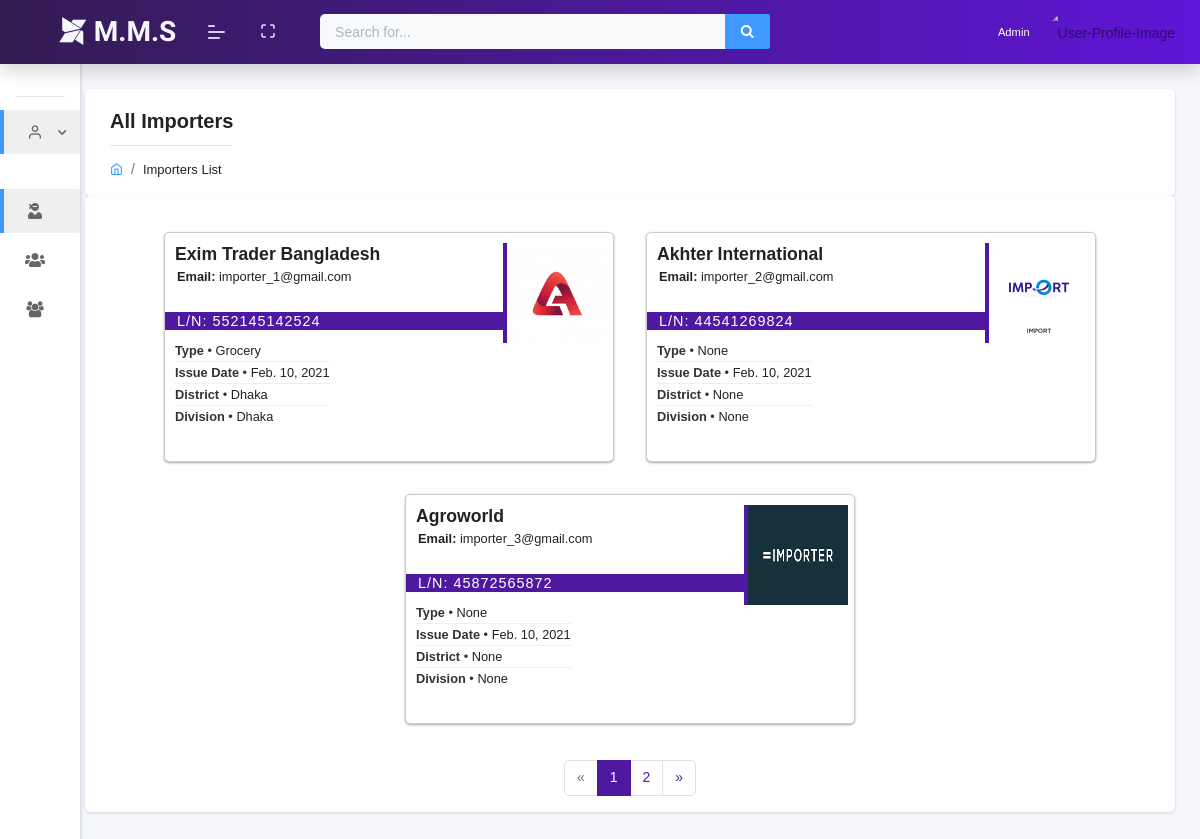
Screenshot of /users/importer/ with the database file from the repository.
### accounts/models.py (models this page shows, shortened)
class User(AbstractUser):
    username = models.CharField(unique=True, max_length=50, error_messages={
        'unique': "A user with that name already exists.",
    })
    email = models.EmailField(unique=True, blank=False, error_messages={
        'unique': "A user with that email already exists."})
    trade_license_no = models.PositiveBigIntegerField(unique=True, null=True, blank=False,
                                                      error_messages={'unique': "A user with that trade license is already exists.",
                                                                      })
    role = models.CharField(choices=ROLE, max_length=15, error_messages={
        'required': "Role must be provided"
    })
    signed_up = models.DateField(default=date.today)
    USERNAME_FIELD = "email"
    REQUIRED_FIELDS = ['username', ]
    objects = UserManager()

class UserProfile(models.Model):
    user = models.OneToOneField(
        User, on_delete=models.CASCADE, primary_key=True)
    image = models.ImageField(blank=True, null=True,
                              default='avatar.png', upload_to='profile_pics')
    division = models.CharField(
        max_length=30, null=True, blank=True)
    district = models.CharField(
        max_length=30, null=True, blank=True)
    upazila = models.CharField(
        max_length=30, null=True, blank=True)
    industry_type = models.CharField(max_length=100, null=True, blank=True)
    objects = UserProfileManager()

### accounts/views.py (the view)
# urls.py: path('users/<str:role>/', ListOfUsersView.as_view(), name='user-type-view'),
class ListOfUsersView(ListView):
    model = User
    template_name = 'accounts/users.html'
    context_object_name = 'users'
    paginate_by = 3
    def get_queryset(self):
        self.role = self.kwargs['role']
        return self.model.objects.filter(role=self.role)
    def get_context_data(self, **kwargs):
        context = super(ListView, self).get_context_data(**kwargs)
        context['role'] = self.kwargs['role'].capitalize()+'s'
        return context

### templates/accounts/users.html (shortened to what this page needs)
{% extends "layouts/base.html" %} {% load static %}
{% block stylesheets %}
<link rel="stylesheet" href="{% static 'css/accounts/style.css' %}" />
{% endblock stylesheets %}
{% block content %}
<div class="page-header mb-0">
  <div class="page-block">
    <div class="row align-items-center">
      <div class="col-md-12">
        <div class="page-header-title d-flex justify-content-between">
          <h5 class="m-b-10">All {{ role }}</h5>
        </div>
        <ul class="breadcrumb">
          <li class="breadcrumb-item">
            <a href="{% url 'accounts:home' %}"
              ><i class="feather icon-home"></i
            ></a>
          </li>
          <li class="breadcrumb-item"><a href="#">{{ role }} List</a></li>
        </ul>
      </div>
    </div>
  </div>
</div>
<div class="profiles">
  <div class="card">
    <div class="card-body row" style="justify-content: center">
      {% for user in users %}
      <div class="id-card col-3 m-3">
        <div class="id-card-photo">
          <img src="{{user.userprofile.image.url}}" id="id-card-photo" />
        </div>
        <div class="id-card-title">
          <span class="title-name">{{ user.username }}</span><br />
          <span class="title-email"><b>Email:</b> {{ user.email }}</span>
        </div>
        <div class="id-card-ln">
          <span class="id-card-l-text">L/N: {{ user.trade_license_no }}</span>
        </div>
        <div class="id-card__details">
          <div class="id-card__detail">
            <span class="id-card__detail-label">Type</span>
            <span class="id-card__detail-value"
              >{{ user.userprofile.industry_type }}</span
            >
          </div>
          <div class="id-card__detail">
            <span class="id-card__detail-label">Issue Date</span>
            <span class="id-card__detail-value">{{user.signed_up}}</span>
          </div>
          <div class="id-card__detail">
            <span class="id-card__detail-label">District</span>
            <span class="id-card__detail-value"
              >{{ user.userprofile.district }}</span
            >
          </div>
          <div class="id-card__detail">
            <span class="id-card__detail-label">Division</span>
            <span class="id-card__detail-value"
              >{{ user.userprofile.division }}</span
            >
          </div>
        </div>
      </div>
      {% endfor %}
    </div>
    <div class="row">
      {% if is_paginated %}
      <div class="col-md-12">
        <ul class="pagination justify-content-center">
          {% if page_obj.has_previous %}
          <li class="page-item">
            <a
              class="page-link"
              href="?page={{page_obj.previous_page_number}}"
              aria-label="Previous"
              ><span aria-hidden="true">&laquo;</span
              ><span class="sr-only">Previous</span></a
            >
          </li>
          {% else %}
          <li class="page-item disabled"><a class="page-link">&laquo;</a></li>
          {% endif %} {% for i in page_obj.paginator.page_range %}
          {% if page_obj.number == i %}
          <li class="page-item active"><a class="page-link">{{ i }}</a></li>
          {% else %}
          <li class="page-item">
            <a href="?page={{ i }}" class="page-link">{{ i }}</a>
          </li>
          {% endif %} {% endfor %} {% if page_obj.has_next %}
          <li class="page-item">
            <a
              class="page-link"
              href="?page={{page_obj.next_page_number}}"
              aria-label="Next"
              ><span aria-hidden="true">&raquo;</span
              ><span class="sr-only">Next</span></a
            >
          </li>
          {% else %}
          <li class="page-item disabled">
            <a class="page-link">&raquo;</a>
          </li>
        </ul>
        {% endif %}
      </div>
      {% endif %}
    </div>
  </div>
</div>
{% endblock content %}

### templates/accounts/users.html (style rules this page uses)
.id-card { height: 230px; min-width: 450px; max-width: 400px; background: #ffffff; padding: 10px; border-radius: 5px; border: 1px solid #ccc; position: relative; box-shadow: 0 1px 3px rgba(0, 0, 0, 0.12), 0 1px 2px rgba(0, 0, 0, 0.24); transition: all 0.3s cubic-bezier(0.25, 0.8, 0.25, 1); }
.id-card-photo { position: absolute; right: 10px; width: 100px; height: 100px; border-left: 4px solid #4e18a1; background: #ffffff; }
.id-card-photo img { width: 100px; height: 100px; }
.title-name { font-size: 1.1rem; font-weight: bold; line-height: 1.3; }
.title-email { font-size: 0.8rem; position: relative; left: 2px; }
.id-card-ln { height: 1.1rem; background: #4e18a1; margin-top: 25px; margin-left: -10px; padding-left: 12px; }
.id-card-l-text { color: #fff; font-size: 0.9rem; letter-spacing: 1px; line-height: 0; position: relative; top: -1px; }
.id-card__details { padding-top: 10px; font-size: 0.8rem; line-height: 1.5; display: inline-block; }
.id-card__detail { padding-top: 1px; padding-bottom: 1px; }
.id-card__detail + .id-card__detail { border-top: 1px solid #eeee; }
.id-card__detail-label { color: #333; font-weight: bold; }
.id-card__detail-label::after { content: " • "; font-weight: normal; }
.page-item.active .page-link { z-index: 1; color: #fff; background-color: #4e18a1; border-color: #4e18a1; }
.page-link { color: #4e18a1; }

### rows the page displays
User: userprofile.image (picture), username "Exim Trader Bangladesh", email "importer_1@gmail.com", trade_license_no "552145142524", userprofile.industry_type "Grocery", signed_up "Feb. 10, 2021", userprofile.district "Dhaka", userprofile.division "Dhaka"
User: userprofile.image (picture), username "Akhter International", email "importer_2@gmail.com", trade_license_no "44541269824", userprofile.industry_type "None", signed_up "Feb. 10, 2021", userprofile.district "None", userprofile.division "None"
User: userprofile.image (picture), username "Agroworld", email "importer_3@gmail.com", trade_license_no "45872565872", userprofile.industry_type "None", signed_up "Feb. 10, 2021", userprofile.district "None", userprofile.division "None"

### other values shown
{{ role }} "Importers"
{{ i }} "1"
{{ i }} "2"
